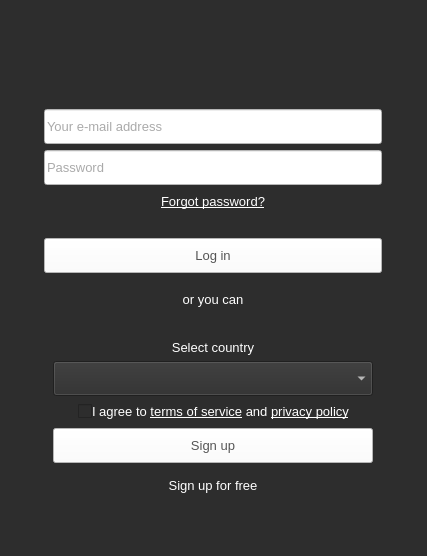
<?xml version="1.0" encoding="UTF-8"?>
<ui version="4.0">
 <class>LoginWidget</class>
 <widget class="QWidget" name="LoginWidget">
  <property name="geometry">
   <rect>
    <x>0</x>
    <y>0</y>
    <width>427</width>
    <height>556</height>
   </rect>
  </property>
  <property name="sizePolicy">
   <sizepolicy hsizetype="MinimumExpanding" vsizetype="Preferred">
    <horstretch>0</horstretch>
    <verstretch>0</verstretch>
   </sizepolicy>
  </property>
  <property name="windowTitle">
   <string>Form</string>
  </property>
  <property name="autoFillBackground">
   <bool>false</bool>
  </property>
  <property name="styleSheet">
   <string notr="true">font-size:13px;</string>
  </property>
  <layout class="QVBoxLayout" name="verticalLayout">
   <property name="spacing">
    <number>12</number>
   </property>
   <property name="leftMargin">
    <number>0</number>
   </property>
   <property name="topMargin">
    <number>0</number>
   </property>
   <property name="rightMargin">
    <number>0</number>
   </property>
   <property name="bottomMargin">
    <number>0</number>
   </property>
   <item>
    <widget class="QFrame" name="FullFrame">
     <property name="styleSheet">
      <string notr="true">background-color: rgb(45, 45, 45);</string>
     </property>
     <property name="frameShape">
      <enum>QFrame::NoFrame</enum>
     </property>
     <property name="frameShadow">
      <enum>QFrame::Raised</enum>
     </property>
     <property name="lineWidth">
      <number>0</number>
     </property>
     <layout class="QVBoxLayout" name="verticalLayout_2">
      <item alignment="Qt::AlignHCenter">
       <widget class="QFrame" name="CenterFrame">
        <property name="frameShape">
         <enum>QFrame::NoFrame</enum>
        </property>
        <property name="frameShadow">
         <enum>QFrame::Raised</enum>
        </property>
        <property name="lineWidth">
         <number>0</number>
        </property>
        <layout class="QVBoxLayout" name="verticalLayout_3">
         <property name="leftMargin">
          <number>0</number>
         </property>
         <property name="topMargin">
          <number>0</number>
         </property>
         <property name="rightMargin">
          <number>0</number>
         </property>
         <property name="bottomMargin">
          <number>0</number>
         </property>
         <item>
          <spacer name="verticalSpacer">
           <property name="orientation">
            <enum>Qt::Vertical</enum>
           </property>
           <property name="sizeHint" stdset="0">
            <size>
             <width>20</width>
             <height>40</height>
            </size>
           </property>
          </spacer>
         </item>
         <item>
          <widget class="QLabel" name="logo">
           <property name="styleSheet">
            <string notr="true">padding:12px</string>
           </property>
           <property name="text">
            <string/>
           </property>
           <property name="pixmap">
            <pixmap resource="Resources.qrc">:/images/logo.png</pixmap>
           </property>
           <property name="alignment">
            <set>Qt::AlignCenter</set>
           </property>
          </widget>
         </item>
         <item>
          <widget class="QLineEdit" name="email">
           <property name="sizePolicy">
            <sizepolicy hsizetype="Preferred" vsizetype="Fixed">
             <horstretch>0</horstretch>
             <verstretch>0</verstretch>
            </sizepolicy>
           </property>
           <property name="minimumSize">
            <size>
             <width>320</width>
             <height>35</height>
            </size>
           </property>
           <property name="autoFillBackground">
            <bool>false</bool>
           </property>
           <property name="styleSheet">
            <string notr="true">background-color: rgb(255, 255, 255);color:rgb(85, 85, 85);</string>
           </property>
           <property name="placeholderText">
            <string>Your e-mail address</string>
           </property>
          </widget>
         </item>
         <item>
          <widget class="QLineEdit" name="password">
           <property name="sizePolicy">
            <sizepolicy hsizetype="Preferred" vsizetype="Fixed">
             <horstretch>0</horstretch>
             <verstretch>0</verstretch>
            </sizepolicy>
           </property>
           <property name="minimumSize">
            <size>
             <width>320</width>
             <height>35</height>
            </size>
           </property>
           <property name="autoFillBackground">
            <bool>false</bool>
           </property>
           <property name="styleSheet">
            <string notr="true">background-color: rgb(255, 255, 255);color:rgb(85, 85, 85);</string>
           </property>
           <property name="text">
            <string/>
           </property>
           <property name="echoMode">
            <enum>QLineEdit::Password</enum>
           </property>
           <property name="placeholderText">
            <string>Password</string>
           </property>
          </widget>
         </item>
         <item>
          <widget class="QWidget" name="loginWidget" native="true">
           <property name="minimumSize">
            <size>
             <width>320</width>
             <height>0</height>
            </size>
           </property>
           <layout class="QVBoxLayout" name="loginFram">
            <property name="spacing">
             <number>1</number>
            </property>
            <property name="leftMargin">
             <number>0</number>
            </property>
            <property name="topMargin">
             <number>0</number>
            </property>
            <property name="rightMargin">
             <number>0</number>
            </property>
            <property name="bottomMargin">
             <number>0</number>
            </property>
            <item>
             <widget class="QLabel" name="forgotPassword">
              <property name="font">
               <font>
                <pointsize>-1</pointsize>
               </font>
              </property>
              <property name="mouseTracking">
               <bool>true</bool>
              </property>
              <property name="styleSheet">
               <string notr="true">color:#fff;padding-bottom:24px;</string>
              </property>
              <property name="text">
               <string>&lt;a href=&quot;https://www.toggl.com/forgot-password&quot;&gt;&lt;span style=&quot; text-decoration: underline; color:#fff;&quot;&gt;Forgot password?&lt;/span&gt;&lt;/a&gt;</string>
              </property>
              <property name="textFormat">
               <enum>Qt::RichText</enum>
              </property>
              <property name="alignment">
               <set>Qt::AlignHCenter|Qt::AlignTop</set>
              </property>
              <property name="openExternalLinks">
               <bool>true</bool>
              </property>
              <property name="textInteractionFlags">
               <set>Qt::TextBrowserInteraction</set>
              </property>
             </widget>
            </item>
            <item>
             <widget class="QPushButton" name="login">
              <property name="sizePolicy">
               <sizepolicy hsizetype="Preferred" vsizetype="Fixed">
                <horstretch>0</horstretch>
                <verstretch>0</verstretch>
               </sizepolicy>
              </property>
              <property name="minimumSize">
               <size>
                <width>320</width>
                <height>35</height>
               </size>
              </property>
              <property name="autoFillBackground">
               <bool>false</bool>
              </property>
              <property name="styleSheet">
               <string notr="true">background-color: rgb(255, 255, 255);color:rgb(85, 85, 85);</string>
              </property>
              <property name="text">
               <string>Log in</string>
              </property>
             </widget>
            </item>
            <item>
             <widget class="QLabel" name="oryoucan">
              <property name="styleSheet">
               <string notr="true">color:#fff;padding-top:18px</string>
              </property>
              <property name="text">
               <string>or you can</string>
              </property>
              <property name="alignment">
               <set>Qt::AlignCenter</set>
              </property>
             </widget>
            </item>
           </layout>
          </widget>
         </item>
         <item>
          <widget class="QWidget" name="signupWidget" native="true">
           <layout class="QVBoxLayout" name="verticalLayout_4">
            <item>
             <widget class="QLabel" name="countryLabel">
              <property name="styleSheet">
               <string notr="true">color:#fff;padding-top:18px</string>
              </property>
              <property name="text">
               <string>Select country</string>
              </property>
              <property name="alignment">
               <set>Qt::AlignCenter</set>
              </property>
             </widget>
            </item>
            <item>
             <widget class="QComboBox" name="countryComboBox">
              <property name="minimumSize">
               <size>
                <width>320</width>
                <height>35</height>
               </size>
              </property>
              <property name="styleSheet">
               <string notr="true">color:#fff;</string>
              </property>
             </widget>
            </item>
            <item>
             <widget class="QFrame" name="horizontalFrame">
              <layout class="QHBoxLayout" name="horizontalLayout">
               <property name="spacing">
                <number>0</number>
               </property>
               <property name="leftMargin">
                <number>0</number>
               </property>
               <property name="topMargin">
                <number>0</number>
               </property>
               <property name="rightMargin">
                <number>0</number>
               </property>
               <property name="bottomMargin">
                <number>0</number>
               </property>
               <item>
                <spacer name="horizontalSpacer">
                 <property name="orientation">
                  <enum>Qt::Horizontal</enum>
                 </property>
                 <property name="sizeHint" stdset="0">
                  <size>
                   <width>0</width>
                   <height>20</height>
                  </size>
                 </property>
                </spacer>
               </item>
               <item>
                <widget class="QCheckBox" name="tosCheckBox">
                 <property name="styleSheet">
                  <string notr="true">color:#fff;</string>
                 </property>
                 <property name="text">
                  <string/>
                 </property>
                </widget>
               </item>
               <item>
                <widget class="QLabel" name="label_3">
                 <property name="styleSheet">
                  <string notr="true">color:#fff;</string>
                 </property>
                 <property name="text">
                  <string>&lt;p style=&quot;color:#fff;&quot;&gt;I agree to &lt;a href=&quot;https://toggl.com/legal/terms/&quot; style=&quot; text-decoration: underline; color:#fff;&quot;&gt;terms of service&lt;/a&gt; and &lt;a href=&quot;https://toggl.com/legal/privacy/&quot; style=&quot; text-decoration: underline; color:#fff;&quot;&gt;privacy policy&lt;/a&gt;</string>
                 </property>
                 <property name="openExternalLinks">
                  <bool>true</bool>
                 </property>
                </widget>
               </item>
               <item>
                <spacer name="horizontalSpacer_2">
                 <property name="orientation">
                  <enum>Qt::Horizontal</enum>
                 </property>
                 <property name="sizeHint" stdset="0">
                  <size>
                   <width>0</width>
                   <height>20</height>
                  </size>
                 </property>
                </spacer>
               </item>
              </layout>
             </widget>
            </item>
            <item>
             <widget class="QPushButton" name="signup">
              <property name="sizePolicy">
               <sizepolicy hsizetype="Preferred" vsizetype="Fixed">
                <horstretch>0</horstretch>
                <verstretch>0</verstretch>
               </sizepolicy>
              </property>
              <property name="minimumSize">
               <size>
                <width>320</width>
                <height>35</height>
               </size>
              </property>
              <property name="autoFillBackground">
               <bool>false</bool>
              </property>
              <property name="styleSheet">
               <string notr="true">background-color: rgb(255, 255, 255);color:rgb(85, 85, 85);</string>
              </property>
              <property name="text">
               <string>Sign up</string>
              </property>
              <property name="default">
               <bool>false</bool>
              </property>
              <property name="flat">
               <bool>false</bool>
              </property>
             </widget>
            </item>
           </layout>
          </widget>
         </item>
         <item>
          <widget class="QLabel" name="viewchangelabel">
           <property name="font">
            <font>
             <pointsize>-1</pointsize>
            </font>
           </property>
           <property name="styleSheet">
            <string notr="true"/>
           </property>
           <property name="text">
            <string>&lt;html&gt;&lt;head/&gt;&lt;body&gt;&lt;a href=&quot;#&quot; style=&quot;text-decoration:none;color:#fff&quot;&gt;Sign up for free&lt;/a&gt;&lt;/body&gt;&lt;/html&gt;</string>
           </property>
           <property name="textFormat">
            <enum>Qt::RichText</enum>
           </property>
           <property name="alignment">
            <set>Qt::AlignCenter</set>
           </property>
          </widget>
         </item>
         <item>
          <spacer name="verticalSpacer_2">
           <property name="orientation">
            <enum>Qt::Vertical</enum>
           </property>
           <property name="sizeHint" stdset="0">
            <size>
             <width>20</width>
             <height>40</height>
            </size>
           </property>
          </spacer>
         </item>
        </layout>
       </widget>
      </item>
     </layout>
    </widget>
   </item>
  </layout>
 </widget>
 <resources>
  <include location="Resources.qrc"/>
 </resources>
 <connections/>
</ui>
